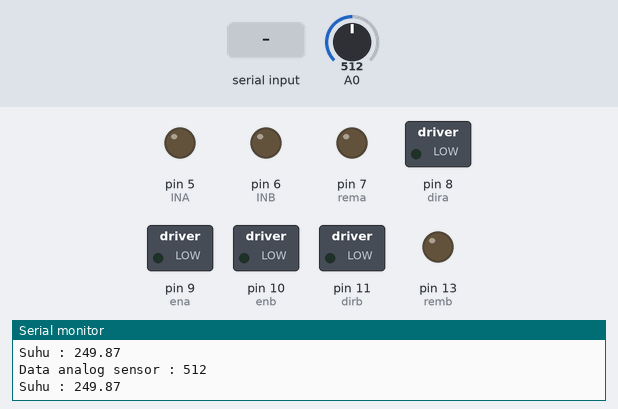
The sketch below on a simulated Arduino Uno, built with avr-gcc and run on an emulated ATmega328P. Shown: switched loads named in the sketch (green lamp = pin HIGH), output pins drawn as LEDs (lit = HIGH), the last lines printed to the serial monitor. The inputs (shaded band) are chosen by the test bench; at power-on: A0 = 512.

Above: at 1.4 s.
1.5 s: "S" received over the second serial link
At 2.1 s:
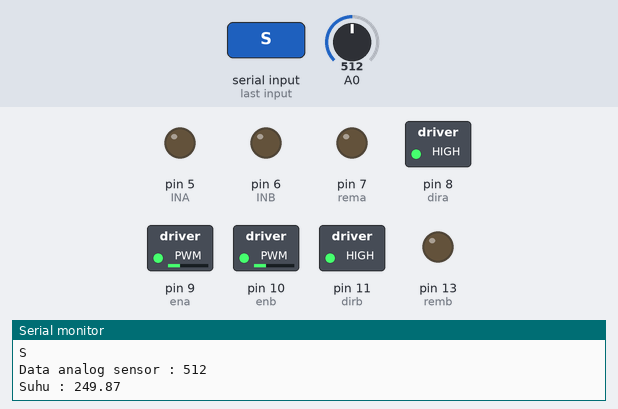
3.3 s: A0 set to 50
4.9 s: A0 set to 41
At 6.3 s:
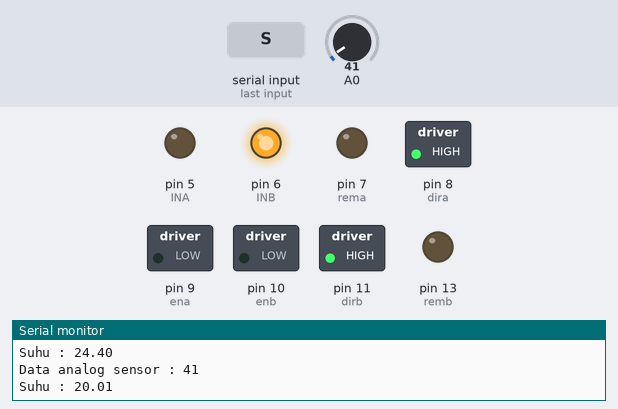
Timing chart, 0 to 7.9 s (numbered marks = the images above; inputs shaded):
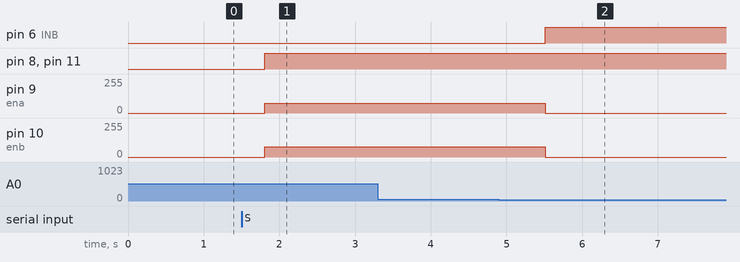

The sketch:

Program_robot.ino
```cpp
#include <SoftwareSerial.h>

#define ena   9
#define enb   10
#define dira  8
#define rema  7
#define dirb  11
#define remb  13
int INA = 5;
int INB = 6;
char data;
int api;

SoftwareSerial Bluetooth(2,3);

void setup() {
  // put your setup code here, to run once:
  Serial.begin(2400);
  Bluetooth.begin(9600);
  pinMode (A0, INPUT);
  pinMode(ena,OUTPUT);
  pinMode(enb,OUTPUT);
  pinMode(dira,OUTPUT);
  pinMode(dirb,OUTPUT);
  pinMode(rema,OUTPUT);
  pinMode(remb,OUTPUT);
  pinMode(INA,OUTPUT);
  pinMode(INB,OUTPUT);
}

void loop() {
  // put your main code here, to run repeatedly:
  if(Bluetooth.available() > 0)
  {
    data=Bluetooth.read();
    Serial.println(data);

    if(data=='S')
    {
      maju();
    }
    else if(data=='W')
    {
      mundur();
    }
    else if(data=='D')
    {
      kiri();
    }
    else if(data=='A')
    {
      kanan();
    }
    else
    {
      berhenti();
    }
  }
  api = analogRead(A0);
  Serial.print("Data analog sensor : ");Serial.println(api);
  float voltage = (api/1024.0)*5.0;
  float temperature = api/2.0491;
  Serial.print("Suhu : ");Serial.println(temperature);

  delay(100);
 if ( api<=45 ) {
    berhenti();
    digitalWrite(INA,LOW);
    digitalWrite(INB, HIGH);
    delay(8000);
  } else {
    digitalWrite(INA,LOW);
    digitalWrite(INB,LOW);
    delay(500);
  }

}

void maju()
{
  digitalWrite(dira,HIGH);
  digitalWrite(dirb,HIGH);
  digitalWrite(rema,LOW);
  digitalWrite(remb,LOW);
  analogWrite(ena,75);
  analogWrite(enb,76);
}

void mundur()
{
  digitalWrite(dira,LOW);
  digitalWrite(dirb,LOW);
  digitalWrite(rema,HIGH);
  digitalWrite(remb,HIGH);
  analogWrite(ena,75);
  analogWrite(enb,76);
}

void kiri()
{
  digitalWrite(dira,HIGH);
  digitalWrite(dirb,LOW);
  digitalWrite(rema,LOW);
  digitalWrite(remb,HIGH);
  analogWrite(ena,60);
  analogWrite(enb,0);
}

void kanan()
{
  digitalWrite(dira,LOW);
  digitalWrite(dirb,HIGH);
  digitalWrite(rema,HIGH);
  digitalWrite(remb,LOW);
  analogWrite(ena,0);
  analogWrite(enb,60);
}

void berhenti()
{
  analogWrite(ena,0);
  analogWrite(enb,0);
}
```

Measured:
- the behaviour switches between 46 and 45 on A0 (found by bisection; images 1 and 2)
- after the input at 1.5 s, pin 8 (dira), pin 11 (dirb): LOW → HIGH after 0.30 s; pin 9 (ena): 0/255 → 75/255 after 0.30 s; pin 10 (enb): 0/255 → 76/255 after 0.30 s
- after the input at 4.9 s, pin 6 (INB): LOW → HIGH after 0.61 s; pin 9 (ena): 75/255 → 0/255 after 0.61 s; pin 10 (enb): 76/255 → 0/255 after 0.61 s
